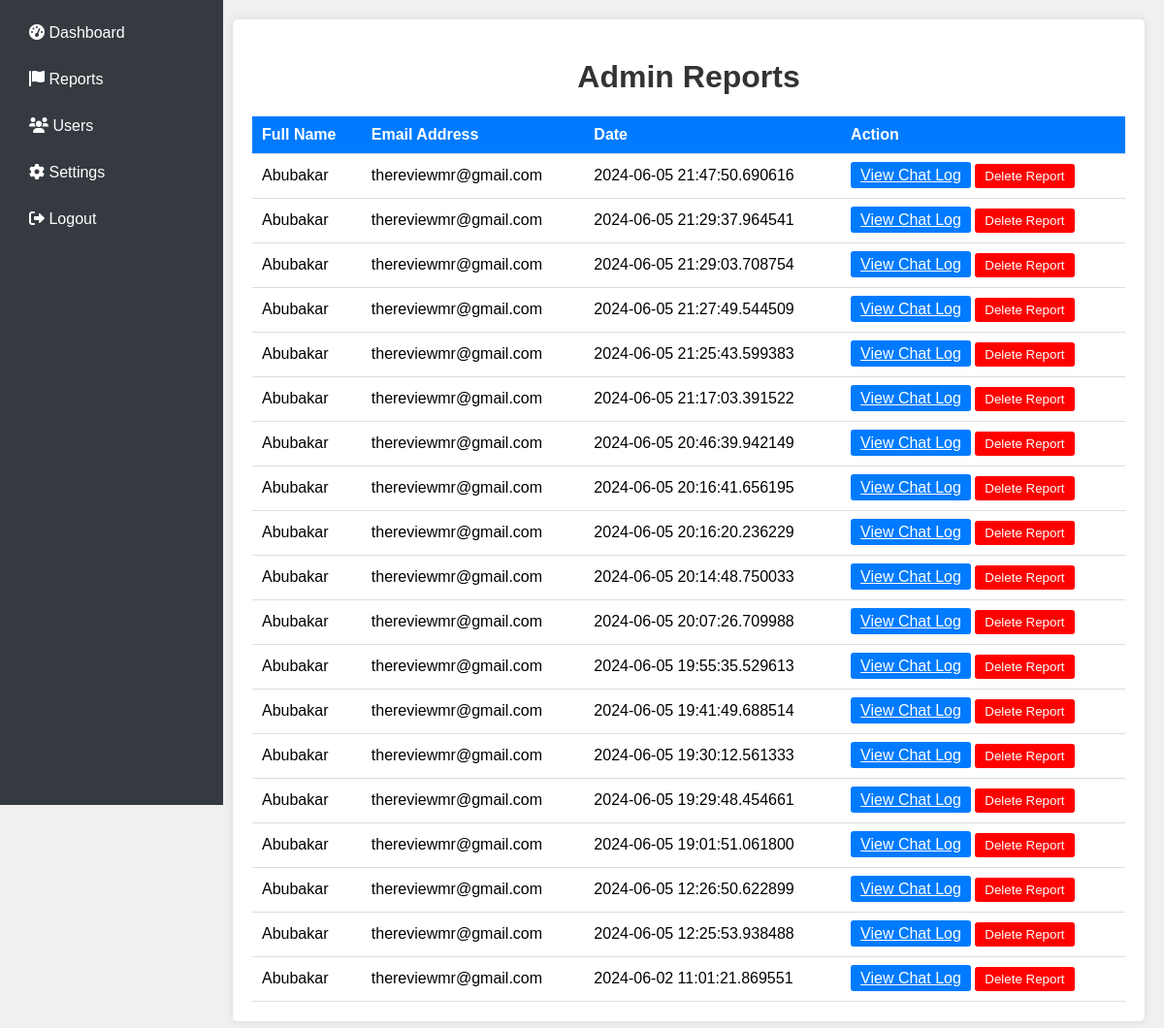
The app's page /admin_reports (signed in) with its own data.
### app.py (models this page shows)
class Report(db.Model):
    id = db.Column(db.Integer, primary_key=True)
    user_id = db.Column(db.Integer, db.ForeignKey('user.id'), nullable=False)
    chat_log = db.Column(db.Text, nullable=False)
    date = db.Column(db.DateTime, nullable=False, default=datetime.utcnow)
    evidence_filename = db.Column(db.String(200), nullable=True)

class User(UserMixin, db.Model):
    id = db.Column(db.Integer, primary_key=True)
    fullname = db.Column(db.String(100), nullable=False)
    email = db.Column(db.String(100), unique=True, nullable=False)
    password = db.Column(db.String(100), nullable=False)
    is_admin = db.Column(db.Boolean, default=False)
    reports = db.relationship('Report', backref='user', lazy=True)

### app.py (the view)
@app.route('/admin_reports')
def admin_reports():
    if 'user_id' not in session:
        return redirect(url_for('login'))
    user_id = session['user_id']
    current_user = User.query.get(user_id)
    if not current_user.is_admin:
        return redirect(url_for('login'))
    reports = Report.query.order_by(Report.date.desc()).all()
    return render_template('admin_reports.html', reports=reports)

### templates/admin_reports.html (shortened to what this page needs)
<!DOCTYPE html>
<html lang="en">
<head>
    <link rel="stylesheet" href="https://cdnjs.cloudflare.com/ajax/libs/font-awesome/6.0.0-beta3/css/all.min.css">
</head>
<body>
    <div class="sidebar">
        <a href="{{ url_for('admin_dashboard') }}"><i class="fas fa-tachometer-alt"></i> Dashboard</a>
        <a href="{{ url_for('admin_reports') }}"><i class="fas fa-flag"></i> Reports</a>
        <a href="{{ url_for('admin_users') }}"><i class="fas fa-users"></i> Users</a>
        <a href="{{ url_for('admin_settings') }}"><i class="fas fa-cog"></i> Settings</a>
        <a href="{{ url_for('logout') }}"><i class="fas fa-sign-out-alt"></i> Logout</a>
    </div>
    <div class="main-content">
        <div class="container">
            <h1>Admin Reports</h1>
            <table>
                <thead>
                    <tr>
                        <th>Full Name</th>
                        <th>Email Address</th>
                        <th>Date</th>
                        <th>Action</th>
                    </tr>
                </thead>
                <tbody>
                    {% for report in reports %}
                    <tr>
                        <td>{{ report.user.fullname }}</td>
                        <td>{{ report.user.email }}</td>
                        <td>{{ report.date }}</td>
                        <td>
                            <a href="{{ url_for('admin_view_chat_log', report_id=report.id) }}" class="btn-primary">View Chat Log</a>
                            <form action="{{ url_for('delete_report', report_id=report.id) }}" method="post" style="display:inline;">
                                <button type="submit" class="btn-danger">Delete Report</button>
                            </form>
                        </td>
                    </tr>
                    {% endfor %}
                </tbody>
            </table>
        </div>
    </div>
</body>
</html>

### templates/admin_reports.html (style rules this page uses)
body { font-family: Arial, sans-serif; background-color: #f0f0f0; margin: 0; padding: 0; display: flex; }
.sidebar { width: 200px; background-color: #343a40; padding: 15px; height: 100vh; position: fixed; }
.sidebar a { color: white; display: block; padding: 10px 15px; text-decoration: none; margin-bottom: 10px; border-radius: 5px; }
.main-content { margin-left: 220px; padding: 20px; width: calc(100% - 220px); }
.container { background-color: #fff; padding: 20px; border-radius: 5px; box-shadow: 0 0 10px rgba(0, 0, 0, 0.1); }
h1 { text-align: center; color: #333; }
table { width: 100%; border-collapse: collapse; margin-top: 20px; }
th, td { padding: 10px; border-bottom: 1px solid #ddd; text-align: left; }
th { background-color: #007bff; color: #fff; }
.btn-primary, .btn-danger { padding: 5px 10px; border: none; border-radius: 3px; color: white; cursor: pointer; transition: background-color 0.3s; }
.btn-primary { background-color: #007bff; }
.btn-danger { background-color: red; }

### records on screen
Report: user.fullname "Abubakar", user.email "thereviewmr@gmail.com", date "2024-06-05 21:47:50.690616"
Report: user.fullname "Abubakar", user.email "thereviewmr@gmail.com", date "2024-06-05 21:29:37.964541"
Report: user.fullname "Abubakar", user.email "thereviewmr@gmail.com", date "2024-06-05 21:29:03.708754"
Report: user.fullname "Abubakar", user.email "thereviewmr@gmail.com", date "2024-06-05 21:27:49.544509"
Report: user.fullname "Abubakar", user.email "thereviewmr@gmail.com", date "2024-06-05 21:25:43.599383"
Report: user.fullname "Abubakar", user.email "thereviewmr@gmail.com", date "2024-06-05 21:17:03.391522"
Report: user.fullname "Abubakar", user.email "thereviewmr@gmail.com", date "2024-06-05 20:46:39.942149"
Report: user.fullname "Abubakar", user.email "thereviewmr@gmail.com", date "2024-06-05 20:16:41.656195"
Report: user.fullname "Abubakar", user.email "thereviewmr@gmail.com", date "2024-06-05 20:16:20.236229"
Report: user.fullname "Abubakar", user.email "thereviewmr@gmail.com", date "2024-06-05 20:14:48.750033"
Report: user.fullname "Abubakar", user.email "thereviewmr@gmail.com", date "2024-06-05 20:07:26.709988"
Report: user.fullname "Abubakar", user.email "thereviewmr@gmail.com", date "2024-06-05 19:55:35.529613"
Report: user.fullname "Abubakar", user.email "thereviewmr@gmail.com", date "2024-06-05 19:41:49.688514"
Report: user.fullname "Abubakar", user.email "thereviewmr@gmail.com", date "2024-06-05 19:30:12.561333"
Report: user.fullname "Abubakar", user.email "thereviewmr@gmail.com", date "2024-06-05 19:29:48.454661"
Report: user.fullname "Abubakar", user.email "thereviewmr@gmail.com", date "2024-06-05 19:01:51.061800"
Report: user.fullname "Abubakar", user.email "thereviewmr@gmail.com", date "2024-06-05 12:26:50.622899"
Report: user.fullname "Abubakar", user.email "thereviewmr@gmail.com", date "2024-06-05 12:25:53.938488"
Report: user.fullname "Abubakar", user.email "thereviewmr@gmail.com", date "2024-06-02 11:01:21.869551"
